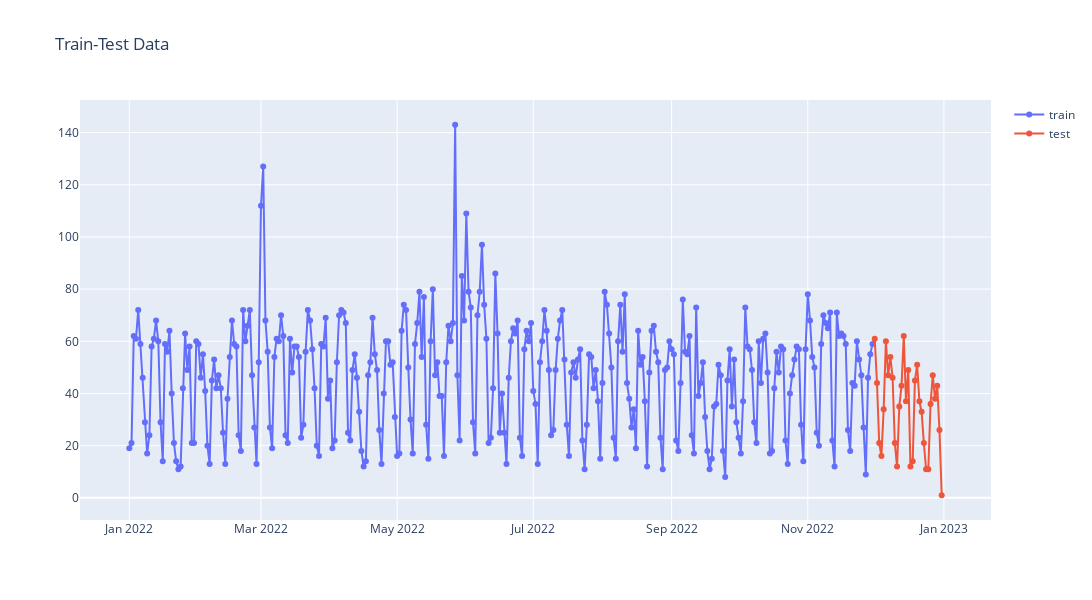

The code cell stored with this chart in its notebook:
### Code cell
# Crea el gráfico
fig = go.Figure()
fig.add_trace(go.Scatter(x=train.index, y=train['numero_de_usuarios'], mode='lines+markers', name='train'))
fig.add_trace(go.Scatter(x=test.index, y=test['numero_de_usuarios'], mode='lines+markers', name='test'))
fig.update_layout(title = 'Train-Test Data', autosize = False, width = 1500, height = 600)
fig.show()

### Figure 1 — Plotly figure (JSON) as saved in the notebook; plotly's stock layout.template omitted (floating-point values rounded to 4 significant figures; data arrays with more than 128 entries replaced by an {"elided": "..."} marker saying what was removed)
{"data": [{"mode": "lines+markers", "name": "train", "type": "scatter", "x": {"elided": "334 str values"}, "y": {"elided": "334 int values"}}, {"mode": "lines+markers", "name": "test", "type": "scatter", "x": ["2022-12-01T00:00:00", "2022-12-02T00:00:00", "2022-12-03T00:00:00", "2022-12-04T00:00:00", "2022-12-05T00:00:00", "2022-12-06T00:00:00", "2022-12-07T00:00:00", "2022-12-08T00:00:00", "2022-12-09T00:00:00", "2022-12-10T00:00:00", "2022-12-11T00:00:00", "2022-12-12T00:00:00", "2022-12-13T00:00:00", "2022-12-14T00:00:00", "2022-12-15T00:00:00", "2022-12-16T00:00:00", "2022-12-17T00:00:00", "2022-12-18T00:00:00", "2022-12-19T00:00:00", "2022-12-20T00:00:00", "2022-12-21T00:00:00", "2022-12-22T00:00:00", "2022-12-23T00:00:00", "2022-12-24T00:00:00", "2022-12-25T00:00:00", "2022-12-26T00:00:00", "2022-12-27T00:00:00", "2022-12-28T00:00:00", "2022-12-29T00:00:00", "2022-12-30T00:00:00", "2022-12-31T00:00:00"], "y": [61, 44, 21, 16, 34, 60, 47, 54, 46, 21, 12, 35, 43, 62, 37, 49, 12, 14, 45, 51, 37, 33, 21, 11, 11, 36, 47, 38, 43, 26, 1]}], "layout": {"autosize": false, "height": 600, "title": {"text": "Train-Test Data"}, "width": 1500}}
